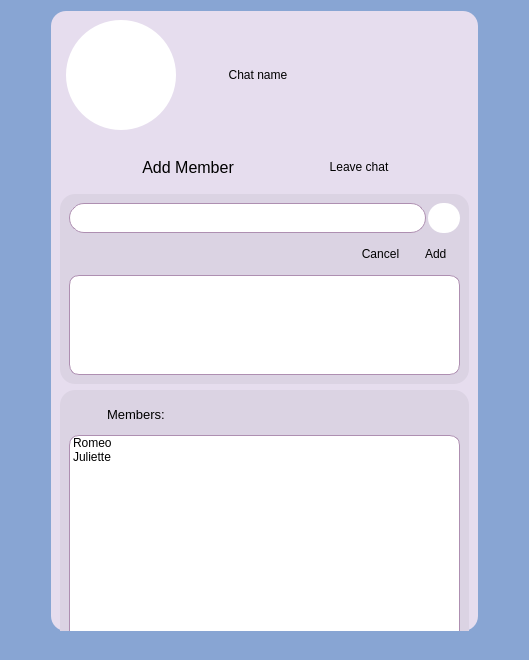
<?xml version="1.0" encoding="UTF-8"?>
<ui version="4.0">
 <class>ChatInfo</class>
 <widget class="QDialog" name="ChatInfo">
  <property name="geometry">
   <rect>
    <x>0</x>
    <y>0</y>
    <width>529</width>
    <height>660</height>
   </rect>
  </property>
  <property name="sizePolicy">
   <sizepolicy hsizetype="Fixed" vsizetype="Preferred">
    <horstretch>0</horstretch>
    <verstretch>0</verstretch>
   </sizepolicy>
  </property>
  <property name="minimumSize">
   <size>
    <width>529</width>
    <height>600</height>
   </size>
  </property>
  <property name="maximumSize">
   <size>
    <width>529</width>
    <height>660</height>
   </size>
  </property>
  <property name="windowTitle">
   <string>Dialog</string>
  </property>
  <property name="styleSheet">
   <string notr="true">background-color: rgb(136, 165, 211);</string>
  </property>
  <layout class="QGridLayout" name="gridLayout">
   <item row="0" column="1">
    <widget class="QWidget" name="gridWidget" native="true">
     <property name="sizePolicy">
      <sizepolicy hsizetype="Preferred" vsizetype="Preferred">
       <horstretch>0</horstretch>
       <verstretch>0</verstretch>
      </sizepolicy>
     </property>
     <property name="minimumSize">
      <size>
       <width>0</width>
       <height>620</height>
      </size>
     </property>
     <property name="maximumSize">
      <size>
       <width>16777215</width>
       <height>620</height>
      </size>
     </property>
     <property name="styleSheet">
      <string notr="true">background-color: rgb(230, 221, 238);
border-radius: 15px;</string>
     </property>
     <layout class="QFormLayout" name="formLayout">
      <item row="0" column="1">
       <layout class="QHBoxLayout" name="horizontalLayout_4">
        <item>
         <widget class="QLabel" name="label_UserImg">
          <property name="sizePolicy">
           <sizepolicy hsizetype="Fixed" vsizetype="Fixed">
            <horstretch>0</horstretch>
            <verstretch>0</verstretch>
           </sizepolicy>
          </property>
          <property name="minimumSize">
           <size>
            <width>110</width>
            <height>110</height>
           </size>
          </property>
          <property name="styleSheet">
           <string notr="true">QLabel{
background-color: rgb(255,255,255);
border-radius: 55px;
}</string>
          </property>
          <property name="text">
           <string/>
          </property>
          <property name="pixmap">
           <pixmap resource="resources.qrc">:/icons/icons/photo.ico</pixmap>
          </property>
          <property name="alignment">
           <set>Qt::AlignCenter</set>
          </property>
         </widget>
        </item>
        <item>
         <spacer name="horizontalSpacer_9">
          <property name="orientation">
           <enum>Qt::Horizontal</enum>
          </property>
          <property name="sizeType">
           <enum>QSizePolicy::Fixed</enum>
          </property>
          <property name="sizeHint" stdset="0">
           <size>
            <width>40</width>
            <height>20</height>
           </size>
          </property>
         </spacer>
        </item>
        <item>
         <widget class="QLabel" name="label_ChatName">
          <property name="sizePolicy">
           <sizepolicy hsizetype="Preferred" vsizetype="Fixed">
            <horstretch>0</horstretch>
            <verstretch>0</verstretch>
           </sizepolicy>
          </property>
          <property name="minimumSize">
           <size>
            <width>0</width>
            <height>40</height>
           </size>
          </property>
          <property name="styleSheet">
           <string notr="true">QLabel {
font: 75 14pt &quot;MS Shell Dlg 2&quot;;
color: black;
}</string>
          </property>
          <property name="text">
           <string>  Chat name</string>
          </property>
         </widget>
        </item>
       </layout>
      </item>
      <item row="1" column="1">
       <spacer name="verticalSpacer_4">
        <property name="orientation">
         <enum>Qt::Vertical</enum>
        </property>
        <property name="sizeType">
         <enum>QSizePolicy::Fixed</enum>
        </property>
        <property name="sizeHint" stdset="0">
         <size>
          <width>20</width>
          <height>10</height>
         </size>
        </property>
       </spacer>
      </item>
      <item row="2" column="0" colspan="2">
       <layout class="QHBoxLayout" name="horizontalLayout_5">
        <item>
         <spacer name="horizontalSpacer_4">
          <property name="orientation">
           <enum>Qt::Horizontal</enum>
          </property>
          <property name="sizeHint" stdset="0">
           <size>
            <width>40</width>
            <height>20</height>
           </size>
          </property>
         </spacer>
        </item>
        <item>
         <widget class="QPushButton" name="pushButton_AddMember">
          <property name="sizePolicy">
           <sizepolicy hsizetype="Preferred" vsizetype="Fixed">
            <horstretch>0</horstretch>
            <verstretch>0</verstretch>
           </sizepolicy>
          </property>
          <property name="minimumSize">
           <size>
            <width>30</width>
            <height>30</height>
           </size>
          </property>
          <property name="font">
           <font>
            <family>MS Shell Dlg 2</family>
            <pointsize>12</pointsize>
            <weight>9</weight>
            <italic>false</italic>
            <bold>false</bold>
           </font>
          </property>
          <property name="styleSheet">
           <string notr="true">QPushButton {
font: 75 12pt &quot;MS Shell Dlg 2&quot;;
border-radius: 15px;
color: black;
}

QPushButton:hover { 
background-color:rgb(200, 192, 207);
 }</string>
          </property>
          <property name="text">
           <string>  Add Member  </string>
          </property>
          <property name="icon">
           <iconset resource="resources.qrc">
            <normaloff>:/icons/icons/addUser.ico</normaloff>:/icons/icons/addUser.ico</iconset>
          </property>
          <property name="iconSize">
           <size>
            <width>25</width>
            <height>25</height>
           </size>
          </property>
         </widget>
        </item>
        <item>
         <spacer name="horizontalSpacer_7">
          <property name="orientation">
           <enum>Qt::Horizontal</enum>
          </property>
          <property name="sizeHint" stdset="0">
           <size>
            <width>40</width>
            <height>20</height>
           </size>
          </property>
         </spacer>
        </item>
        <item>
         <widget class="QPushButton" name="pushButton_LeaveChat">
          <property name="sizePolicy">
           <sizepolicy hsizetype="Preferred" vsizetype="Fixed">
            <horstretch>0</horstretch>
            <verstretch>0</verstretch>
           </sizepolicy>
          </property>
          <property name="minimumSize">
           <size>
            <width>0</width>
            <height>30</height>
           </size>
          </property>
          <property name="styleSheet">
           <string notr="true">QPushButton {
font: 75 12pt &quot;MS Shell Dlg 2&quot;;
border-radius: 15px;
color: black;
}

QPushButton:hover { 
background-color:rgb(200, 192, 207);
 }</string>
          </property>
          <property name="text">
           <string>  Leave chat  </string>
          </property>
          <property name="icon">
           <iconset resource="resources.qrc">
            <normaloff>:/icons/icons/signOut.ico</normaloff>:/icons/icons/signOut.ico</iconset>
          </property>
         </widget>
        </item>
        <item>
         <spacer name="horizontalSpacer_5">
          <property name="orientation">
           <enum>Qt::Horizontal</enum>
          </property>
          <property name="sizeHint" stdset="0">
           <size>
            <width>40</width>
            <height>20</height>
           </size>
          </property>
         </spacer>
        </item>
       </layout>
      </item>
      <item row="3" column="1">
       <spacer name="verticalSpacer_2">
        <property name="orientation">
         <enum>Qt::Vertical</enum>
        </property>
        <property name="sizeType">
         <enum>QSizePolicy::Preferred</enum>
        </property>
        <property name="sizeHint" stdset="0">
         <size>
          <width>20</width>
          <height>10</height>
         </size>
        </property>
       </spacer>
      </item>
      <item row="5" column="0" colspan="2">
       <widget class="QWidget" name="verticalWidget_FindUsers" native="true">
        <property name="sizePolicy">
         <sizepolicy hsizetype="Minimum" vsizetype="Preferred">
          <horstretch>0</horstretch>
          <verstretch>0</verstretch>
         </sizepolicy>
        </property>
        <property name="styleSheet">
         <string notr="true">background-color: rgb(219, 211, 227);
border-radius: 15px;</string>
        </property>
        <layout class="QVBoxLayout" name="verticalLayout">
         <item>
          <layout class="QVBoxLayout" name="Layout_FindUsers">
           <item>
            <layout class="QHBoxLayout" name="horizontalLayout_2">
             <property name="spacing">
              <number>2</number>
             </property>
             <item>
              <widget class="QLineEdit" name="lineEdit_SearchUser">
               <property name="minimumSize">
                <size>
                 <width>30</width>
                 <height>30</height>
                </size>
               </property>
               <property name="styleSheet">
                <string notr="true">background-color: rgb(255, 255, 255);
font: 10pt &quot;MS Shell Dlg 2&quot;;
border-radius: 15px;
border-style: solid;
border-width: 1px;
border-color: rgb(174, 143, 177);</string>
               </property>
               <property name="text">
                <string/>
               </property>
              </widget>
             </item>
             <item>
              <widget class="QPushButton" name="pushButton_SearchUser">
               <property name="minimumSize">
                <size>
                 <width>30</width>
                 <height>30</height>
                </size>
               </property>
               <property name="styleSheet">
                <string notr="true">QPushButton{
border-radius: 15px;
background-color: white;
}
QPushButton:hover {
     background-color:rgb(200, 192, 207);
 }</string>
               </property>
               <property name="text">
                <string/>
               </property>
               <property name="icon">
                <iconset resource="resources.qrc">
                 <normaloff>:/icons/icons/search.ico</normaloff>:/icons/icons/search.ico</iconset>
               </property>
               <property name="iconSize">
                <size>
                 <width>20</width>
                 <height>20</height>
                </size>
               </property>
              </widget>
             </item>
            </layout>
           </item>
           <item>
            <layout class="QHBoxLayout" name="horizontalLayout_3">
             <item>
              <widget class="QLabel" name="label_MemberLogin">
               <property name="sizePolicy">
                <sizepolicy hsizetype="Preferred" vsizetype="Fixed">
                 <horstretch>0</horstretch>
                 <verstretch>0</verstretch>
                </sizepolicy>
               </property>
               <property name="minimumSize">
                <size>
                 <width>0</width>
                 <height>30</height>
                </size>
               </property>
               <property name="text">
                <string/>
               </property>
              </widget>
             </item>
             <item>
              <widget class="QPushButton" name="pushButton_Cancel">
               <property name="sizePolicy">
                <sizepolicy hsizetype="Fixed" vsizetype="Fixed">
                 <horstretch>0</horstretch>
                 <verstretch>0</verstretch>
                </sizepolicy>
               </property>
               <property name="minimumSize">
                <size>
                 <width>0</width>
                 <height>30</height>
                </size>
               </property>
               <property name="styleSheet">
                <string notr="true">QPushButton {
font: 75 12pt &quot;MS Shell Dlg 2&quot;;
color: black;
border-radius: 10px;
}
QPushButton:hover { 
background-color:rgb(200, 192, 207);
 }</string>
               </property>
               <property name="text">
                <string>  Cancel  </string>
               </property>
              </widget>
             </item>
             <item>
              <widget class="QPushButton" name="pushButton_Add">
               <property name="sizePolicy">
                <sizepolicy hsizetype="Fixed" vsizetype="Fixed">
                 <horstretch>0</horstretch>
                 <verstretch>0</verstretch>
                </sizepolicy>
               </property>
               <property name="minimumSize">
                <size>
                 <width>0</width>
                 <height>30</height>
                </size>
               </property>
               <property name="styleSheet">
                <string notr="true">QPushButton {
font: 75 12pt &quot;MS Shell Dlg 2&quot;;
color: black;
border-radius: 10px;
}
QPushButton:hover { 
background-color:rgb(200, 192, 207);
 }</string>
               </property>
               <property name="text">
                <string>    Add    </string>
               </property>
              </widget>
             </item>
            </layout>
           </item>
           <item>
            <widget class="QListWidget" name="listWidget_Users">
             <property name="sizePolicy">
              <sizepolicy hsizetype="Expanding" vsizetype="Preferred">
               <horstretch>0</horstretch>
               <verstretch>0</verstretch>
              </sizepolicy>
             </property>
             <property name="minimumSize">
              <size>
               <width>0</width>
               <height>100</height>
              </size>
             </property>
             <property name="styleSheet">
              <string notr="true">background-color: rgb(255, 255, 255);
color:black;
font: 10pt &quot;MS Shell Dlg 2&quot;;
border-radius: 10px;
border-style: solid;
border-width: 1px;
border-color: rgb(174, 143, 177);</string>
             </property>
            </widget>
           </item>
          </layout>
         </item>
        </layout>
       </widget>
      </item>
      <item row="7" column="0" colspan="2">
       <widget class="QWidget" name="verticalWidget_Members" native="true">
        <property name="sizePolicy">
         <sizepolicy hsizetype="Preferred" vsizetype="Preferred">
          <horstretch>0</horstretch>
          <verstretch>0</verstretch>
         </sizepolicy>
        </property>
        <property name="minimumSize">
         <size>
          <width>0</width>
          <height>280</height>
         </size>
        </property>
        <property name="styleSheet">
         <string notr="true">background-color: rgb(219, 211, 227);
border-radius: 15px;</string>
        </property>
        <layout class="QVBoxLayout" name="verticalLayout_2">
         <item>
          <layout class="QHBoxLayout" name="horizontalLayout">
           <item>
            <widget class="QPushButton" name="pushButton_2">
             <property name="enabled">
              <bool>true</bool>
             </property>
             <property name="sizePolicy">
              <sizepolicy hsizetype="Fixed" vsizetype="Fixed">
               <horstretch>0</horstretch>
               <verstretch>0</verstretch>
              </sizepolicy>
             </property>
             <property name="text">
              <string/>
             </property>
             <property name="icon">
              <iconset resource="resources.qrc">
               <normaloff>:/icons/icons/members.ico</normaloff>:/icons/icons/members.ico</iconset>
             </property>
             <property name="iconSize">
              <size>
               <width>30</width>
               <height>30</height>
              </size>
             </property>
            </widget>
           </item>
           <item>
            <widget class="QLabel" name="label_2">
             <property name="sizePolicy">
              <sizepolicy hsizetype="Fixed" vsizetype="Fixed">
               <horstretch>0</horstretch>
               <verstretch>0</verstretch>
              </sizepolicy>
             </property>
             <property name="minimumSize">
              <size>
               <width>0</width>
               <height>30</height>
              </size>
             </property>
             <property name="font">
              <font>
               <pointsize>10</pointsize>
              </font>
             </property>
             <property name="styleSheet">
              <string notr="true">color:black;</string>
             </property>
             <property name="text">
              <string>Members: </string>
             </property>
            </widget>
           </item>
           <item>
            <widget class="QLabel" name="label_MembersCount">
             <property name="sizePolicy">
              <sizepolicy hsizetype="Preferred" vsizetype="Fixed">
               <horstretch>0</horstretch>
               <verstretch>0</verstretch>
              </sizepolicy>
             </property>
             <property name="minimumSize">
              <size>
               <width>0</width>
               <height>30</height>
              </size>
             </property>
             <property name="text">
              <string/>
             </property>
            </widget>
           </item>
           <item>
            <spacer name="horizontalSpacer_2">
             <property name="orientation">
              <enum>Qt::Horizontal</enum>
             </property>
             <property name="sizeType">
              <enum>QSizePolicy::Preferred</enum>
             </property>
             <property name="sizeHint" stdset="0">
              <size>
               <width>40</width>
               <height>20</height>
              </size>
             </property>
            </spacer>
           </item>
          </layout>
         </item>
         <item>
          <widget class="QListWidget" name="listWidget_Members">
           <property name="sizePolicy">
            <sizepolicy hsizetype="Minimum" vsizetype="Preferred">
             <horstretch>0</horstretch>
             <verstretch>0</verstretch>
            </sizepolicy>
           </property>
           <property name="styleSheet">
            <string notr="true">background-color: rgb(255, 255, 255);
color:black;
font: 10pt &quot;MS Shell Dlg 2&quot;;
border-radius: 10px;
border-style: solid;
border-width: 1px;
border-color: rgb(174, 143, 177);</string>
           </property>
           <item>
            <property name="text">
             <string>Romeo</string>
            </property>
           </item>
           <item>
            <property name="text">
             <string>Juliette</string>
            </property>
           </item>
          </widget>
         </item>
        </layout>
       </widget>
      </item>
     </layout>
    </widget>
   </item>
   <item row="0" column="2">
    <spacer name="horizontalSpacer_6">
     <property name="orientation">
      <enum>Qt::Horizontal</enum>
     </property>
     <property name="sizeType">
      <enum>QSizePolicy::Preferred</enum>
     </property>
     <property name="sizeHint" stdset="0">
      <size>
       <width>40</width>
       <height>20</height>
      </size>
     </property>
    </spacer>
   </item>
   <item row="0" column="0">
    <spacer name="horizontalSpacer_3">
     <property name="orientation">
      <enum>Qt::Horizontal</enum>
     </property>
     <property name="sizeType">
      <enum>QSizePolicy::Preferred</enum>
     </property>
     <property name="sizeHint" stdset="0">
      <size>
       <width>40</width>
       <height>20</height>
      </size>
     </property>
    </spacer>
   </item>
   <item row="1" column="1">
    <spacer name="verticalSpacer_3">
     <property name="orientation">
      <enum>Qt::Vertical</enum>
     </property>
     <property name="sizeType">
      <enum>QSizePolicy::Preferred</enum>
     </property>
     <property name="sizeHint" stdset="0">
      <size>
       <width>20</width>
       <height>40</height>
      </size>
     </property>
    </spacer>
   </item>
  </layout>
 </widget>
 <resources>
  <include location="resources.qrc"/>
 </resources>
 <connections/>
</ui>
